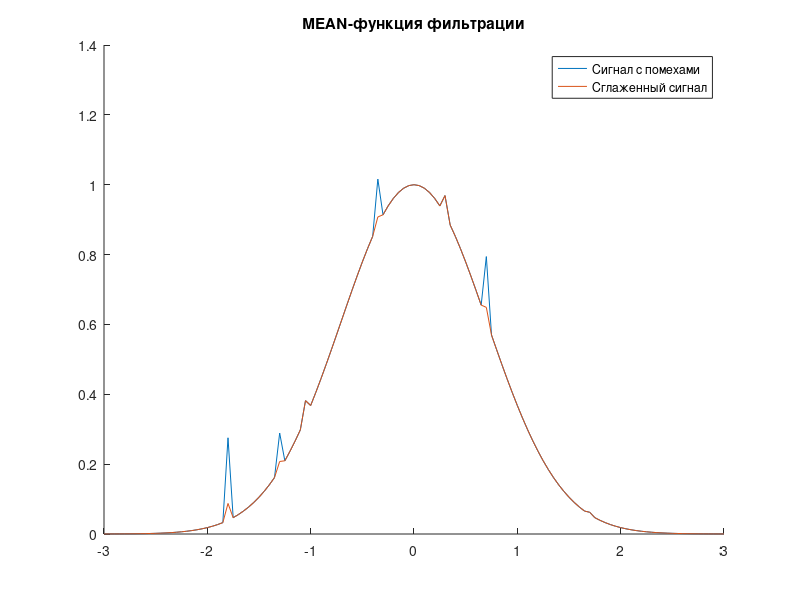
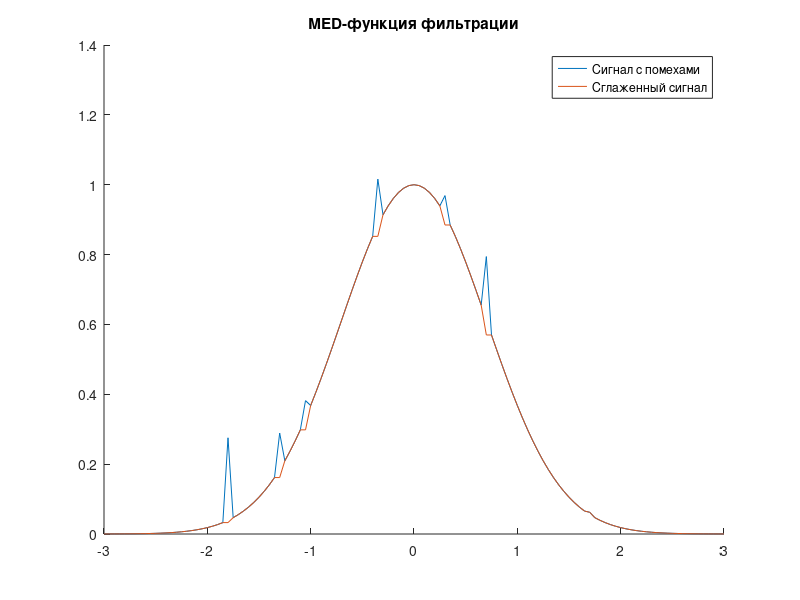

Write the MATLAB code that produced these figures, in order.
function lab_08()
    close all;
    clear;
    clc;
    F = 3;
    dt = 0.05;
    x = -F:dt:F;
    yx = mygaussignal(x);
    uxbase = mygaussignal(x);
    ux = mygaussignal(x);
    N = length(yx);

    a = 0.25;
    epsv = 0.05;

    px = a .* (rand(1, 7));

    pos = [25, 35, 40, 54, 67, 75, 95];
    pxx = length(pos);

    for i = 1 : 1 : pxx
        ux(pos(i)) = ux(pos(i)) + px(i);
        uxbase(pos(i)) = uxbase(pos(i)) + px(i);
    end

    for i = 1 : 1 : N
        smthm = mean(ux, i);
        if (abs(ux(i) - smthm) > epsv)
            ux(i) = smthm;
        end
    end

    figure
    title(['MEAN-функция фильтрации']);
    hold on;
    plot(x, uxbase);
    plot(x, ux);
    legend('Сигнал с помехами','Сглаженный сигнал');
    hold off;

    uxbase = mygaussignal(x);
    ux = mygaussignal(x);

    for i = 1 : 1 : pxx
        ux(pos(i)) = ux(pos(i)) + px(i);
        uxbase(pos(i)) = uxbase(pos(i)) + px(i);
    end

    for i = 1 : 1 : N
        smthm = med(uxbase, i);
        if (abs(ux(i) - smthm) > epsv)
            ux(i) = smthm;
        end
    end

    figure
    title(['MED-функция фильтрации']);
    hold on;
    plot(x, uxbase);
    plot(x, ux);
    legend('Сигнал с помехами','Сглаженный сигнал');
    hold off;
end

function y = mean(ux, i)
    r = 0;
    imin = i - 2;
    imax = i + 2;
    for j = imin : 1 : imax
        if (j > 0 && j < (length(ux) + 1))
            r = r + ux(j);
        end
    end
    r = r / 5;
    y = r;
end

function y = med(ux, i)
    imin = i - 1;
    imax = i + 1;
    ir = 0;
    if (imin < 1)
        ir = ux(imax);
    else
        if (imax > length(ux))
            ir = ux(imin);
        else
            if (ux(imax) > ux(imin))
                ir = ux(imin);
            else
                ir = ux(imax);
            end
        end
    end
    y = ir;
end

function y = mygaussignal(x)
    a = 1;
    sigma = 1;
    y = a * exp(-x.^2 / sigma ^ 2);
end
